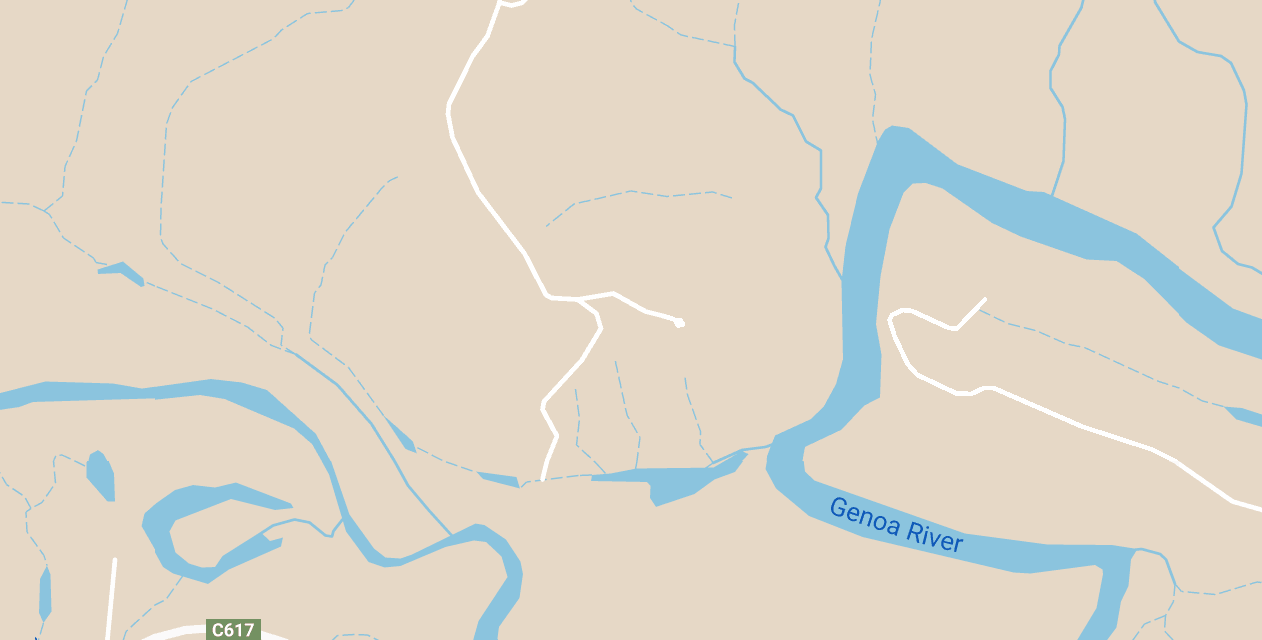
#> input picture image_processing/app/src/image.png, 1262 x 640 px, found by its file name
$ python image_processor.py
#> lines starting #> are read from the running program, lines starting #| are printed output that depends on the picture; after the words box and inside, x2 and y2 are one past the last pixel; in counts of white or black regions, pixels touching at a corner belong together
import PIL.Image
import scipy as scipy
import numpy as np
import matplotlib.pyplot as plt

def _img_a_cast(img_a, dtype, true_color=False):
    """
    This function checks and corrects for any errors in our image format.
    """

    # Make sure the max and min are 255 and 0 for any given value.
    img_a = np.maximum(img_a, 0)
    img_a = np.minimum(img_a, 255)


    # round any floats to integers
    img_a = np.round(img_a, 0)
    img_a = np.array(img_a + 1.0e-6, dtype=dtype)

    # handles grayscale images
    if len(img_a.shape) == 2:
        if true_color:
            img_a_gs = np.zeros((img_a.shape[0], img_a.shape[1], 3),
                                dtype=dtype)
            for k in range(3):
                img_a_gs[:, :, k] = img_a
            return img_a_gs
        else:
            return img_a

    # tests for unexpected image types by seeing if there's more than RGB channels
    # or if the last shape has more than 3 channels.
    else:
        if len(img_a.shape) != 3 or img_a.shape[2] != 3:
            raise RuntimeError("Unexpected image type")
        return img_a

def linear_filter(img_a, W, **kwargs):
    """
    Applies a convolution with a kernel W to the supplied image
    """

    img_a = _img_a_cast(img_a, dtype=np.int64)
    W = np.fliplr(np.flipud(W))

    if len(img_a.shape) == 2:
        img_filtered_a = scipy.ndimage.convolve(img_a, W, **kwargs)
    else:
        if len(img_a.shape) != 3 or img_a.shape[2] != 3:
            raise RuntimeError("Unexpected image type")
        img_filtered_a = np.zeros_like(img_a)
        for k in range(3):
            img_filtered_a[:, :, k] = scipy.ndimage.convolve(
                img_a[:, :, k], W, **kwargs)

    return _img_a_cast(img_filtered_a, dtype=np.int64)

def imwrite(fp, img_a, **kwargs):
    img_a = _img_a_cast(img_a, dtype=np.uint8)
    img = PIL.Image.fromarray(img_a)
    img.save(fp, **kwargs)

with PIL.Image.open('image_processing/app/src/image.png', 'r') as h:
#> h is the input picture: PIL image 1262x640 RGBA; mean R, G, B, A 222, 214.4, 200.5, 255
    img = np.array(h, dtype=np.int64)

img = img[:, :, :3]
#> img: shape (640, 1262, 3) int64
img[:, :, 2] = 0
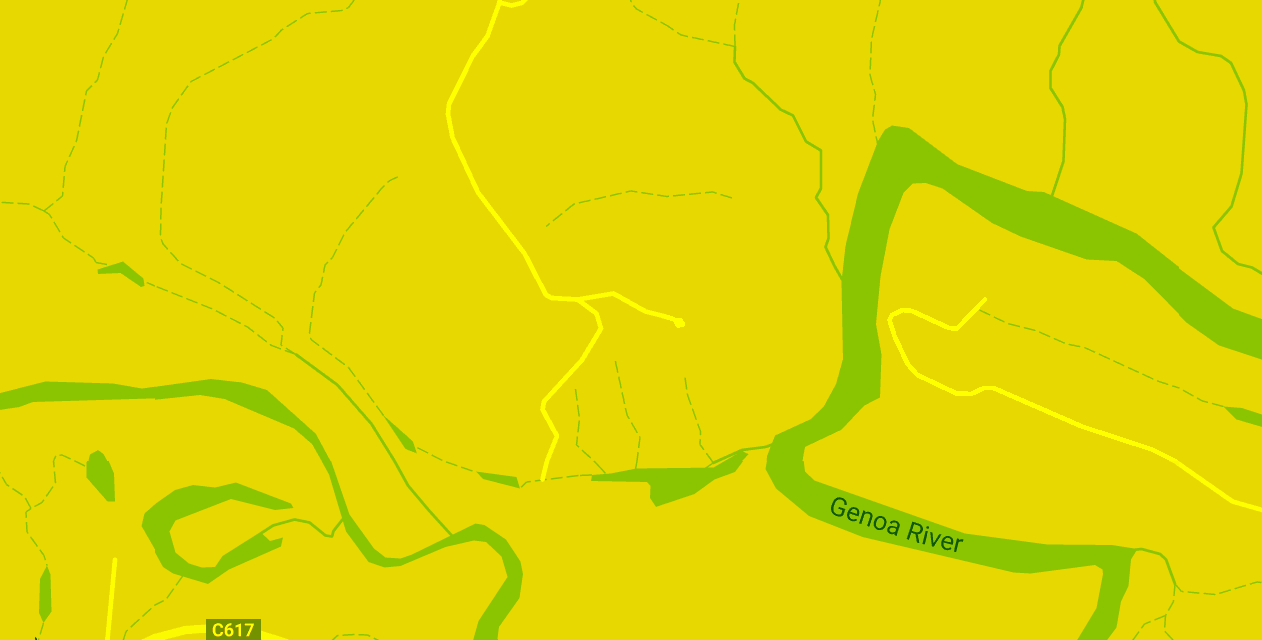
#> img: shape (640, 1262, 3) int64; mean R, G, B 222, 214.4, 0
img[:, :, 1] = 0
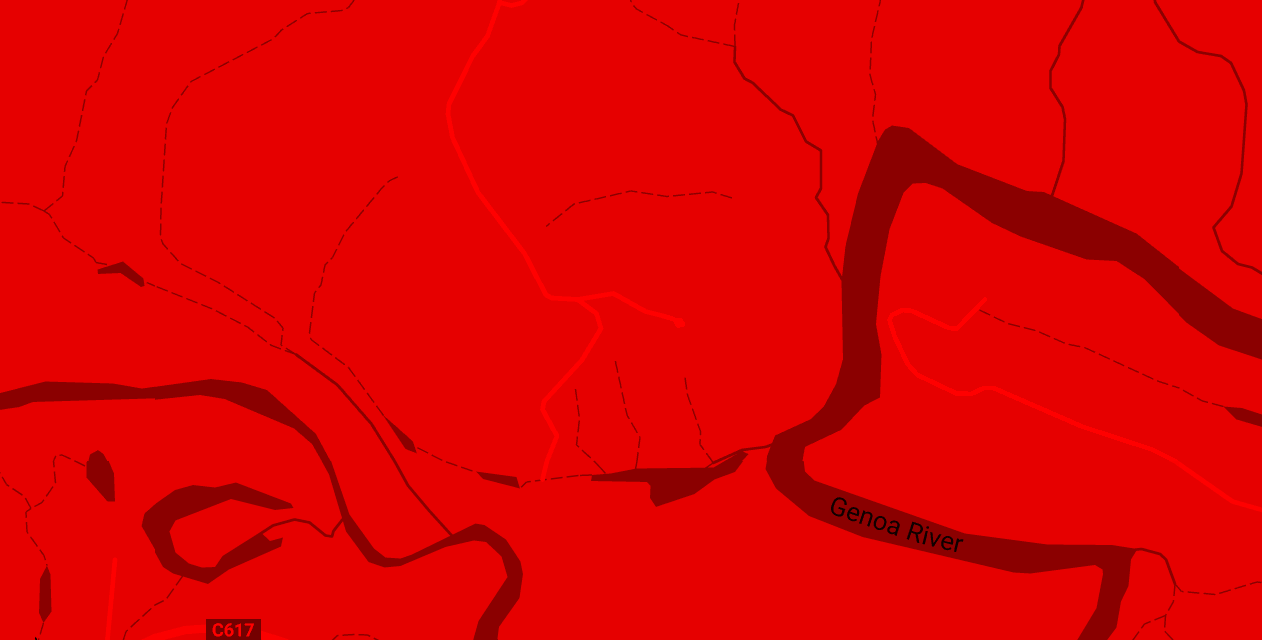
#> img: shape (640, 1262, 3) int64; mean R, G, B 222, 0, 0
img[img[:, :, 0] > 210] = 0

W_0 = np.array([[1,1,1],
                [1,1,1],
                [1,1,1]]
              ) * 10

img_linear = linear_filter(img, W_0, mode = "reflect")
#> after the loop in linear_filter, `for k in range(3):`:
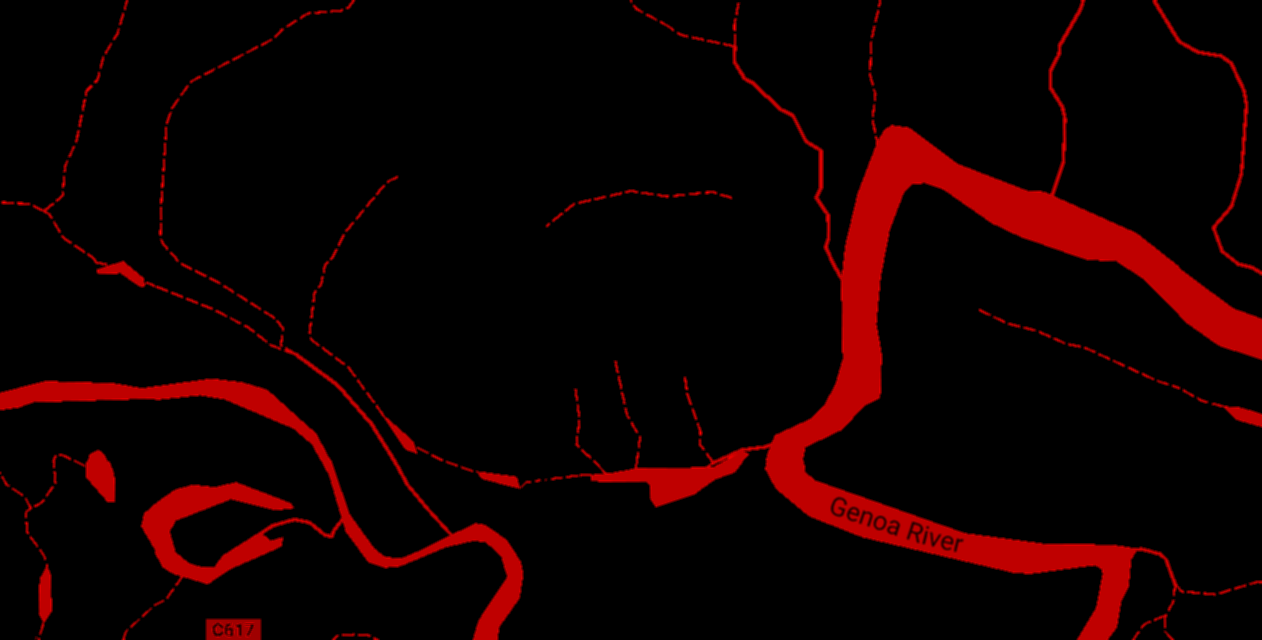
#> img_filtered_a: shape (640, 1262, 3) int64; mean of channels 0, 1, 2 1216.9, 0, 0; drawn with min black and max white
#> call 2 of _img_a_cast, with true_color = False
#> in _img_a_cast (call 2), `img_a = np.minimum(img_a, 255)`:
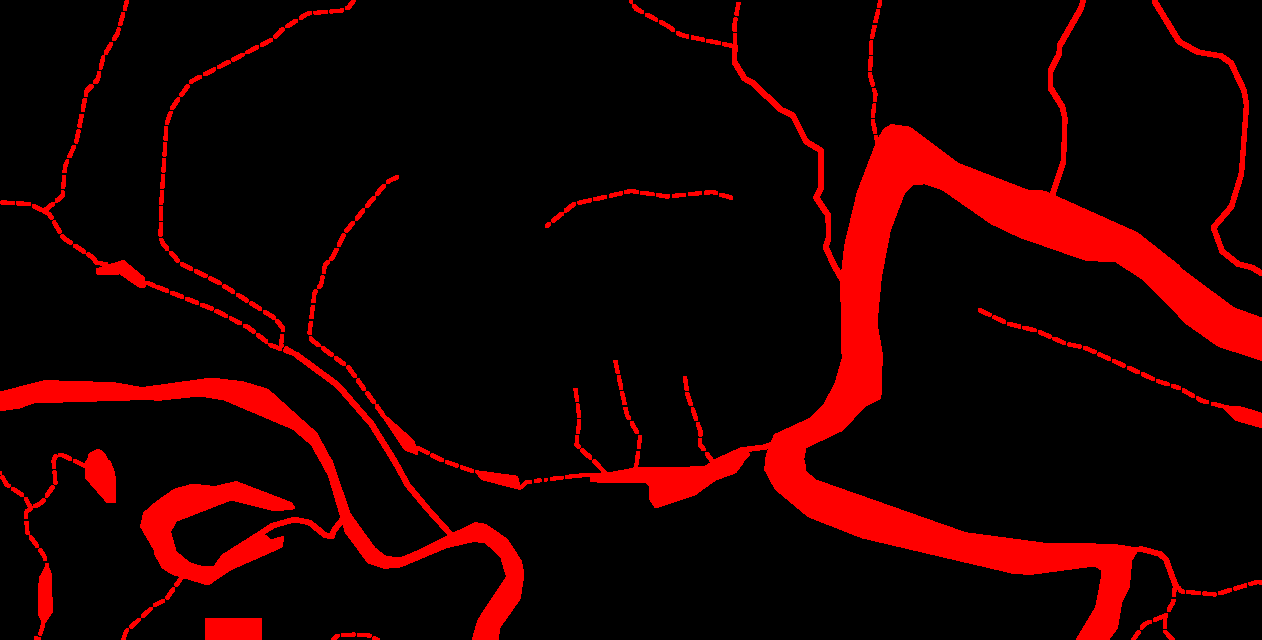
#> img_a: shape (640, 1262, 3) int64; mean of channels 0, 1, 2 29.8, 0, 0; drawn as R, G, B

# for i in range(1):
#     img_linear = linear_filter(img_linear, W_0, mode = "reflect")

img_linear = np.sum(img_linear, axis=2)
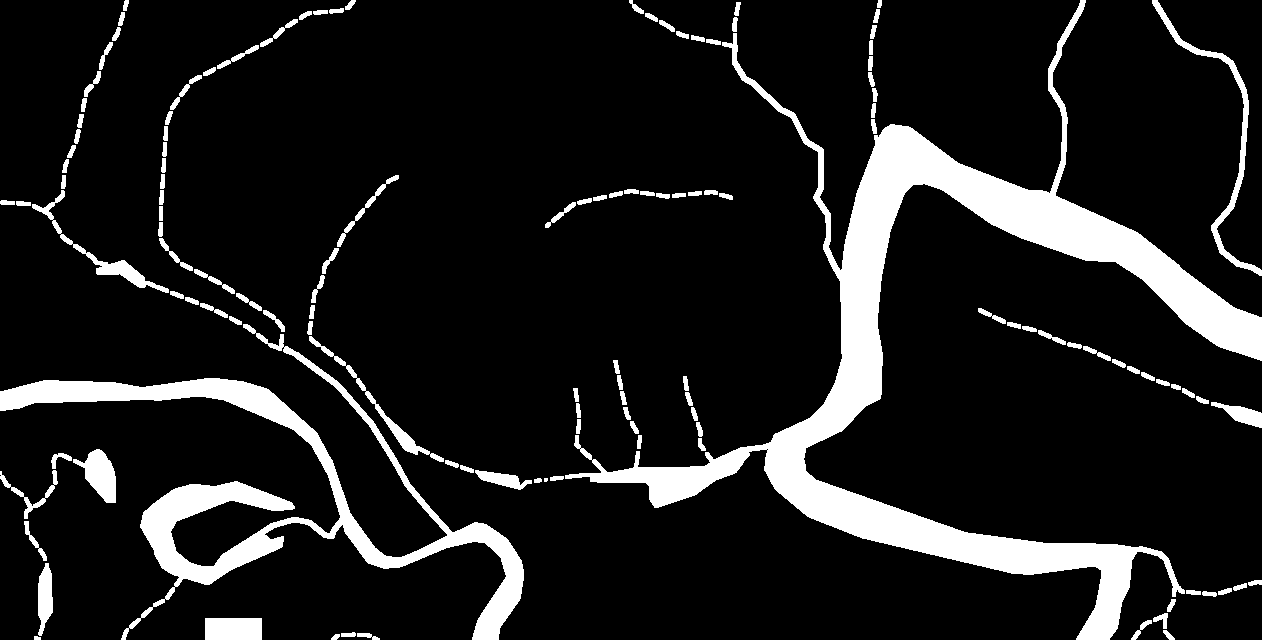
#> img_linear: shape (640, 1262) int64; 11.7% white; 128 white regions (1 under 20 px), largest, box (x1, y1, x2, y2) and area: (565, 0, 1262, 640) 53805, (0, 324, 524, 640) 21681, (1152, 0, 1262, 276) 2085

np.save('image_processing/app/results/processed.npy', img_linear)
imwrite('image_processing/app/results/processed.png', img_linear)
